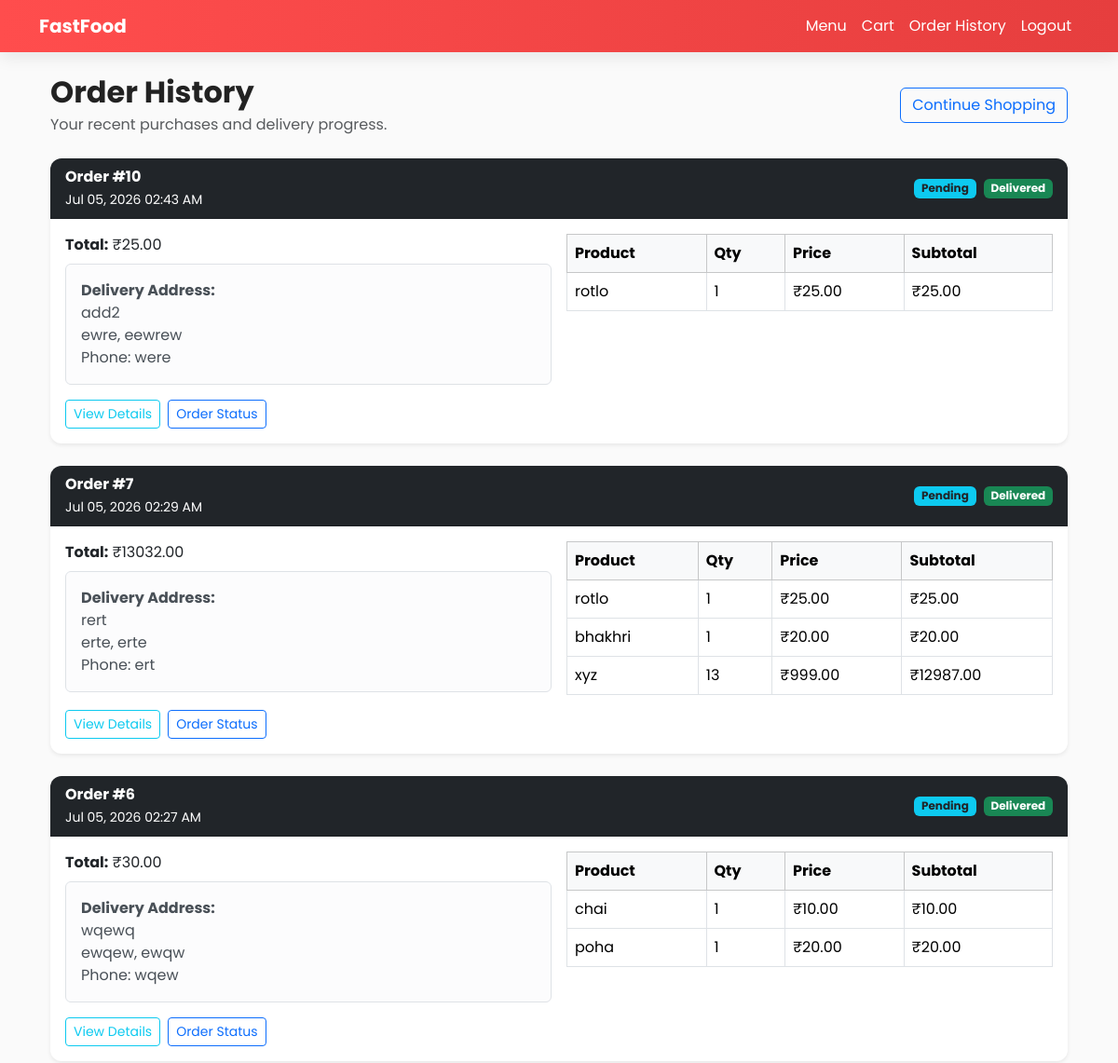
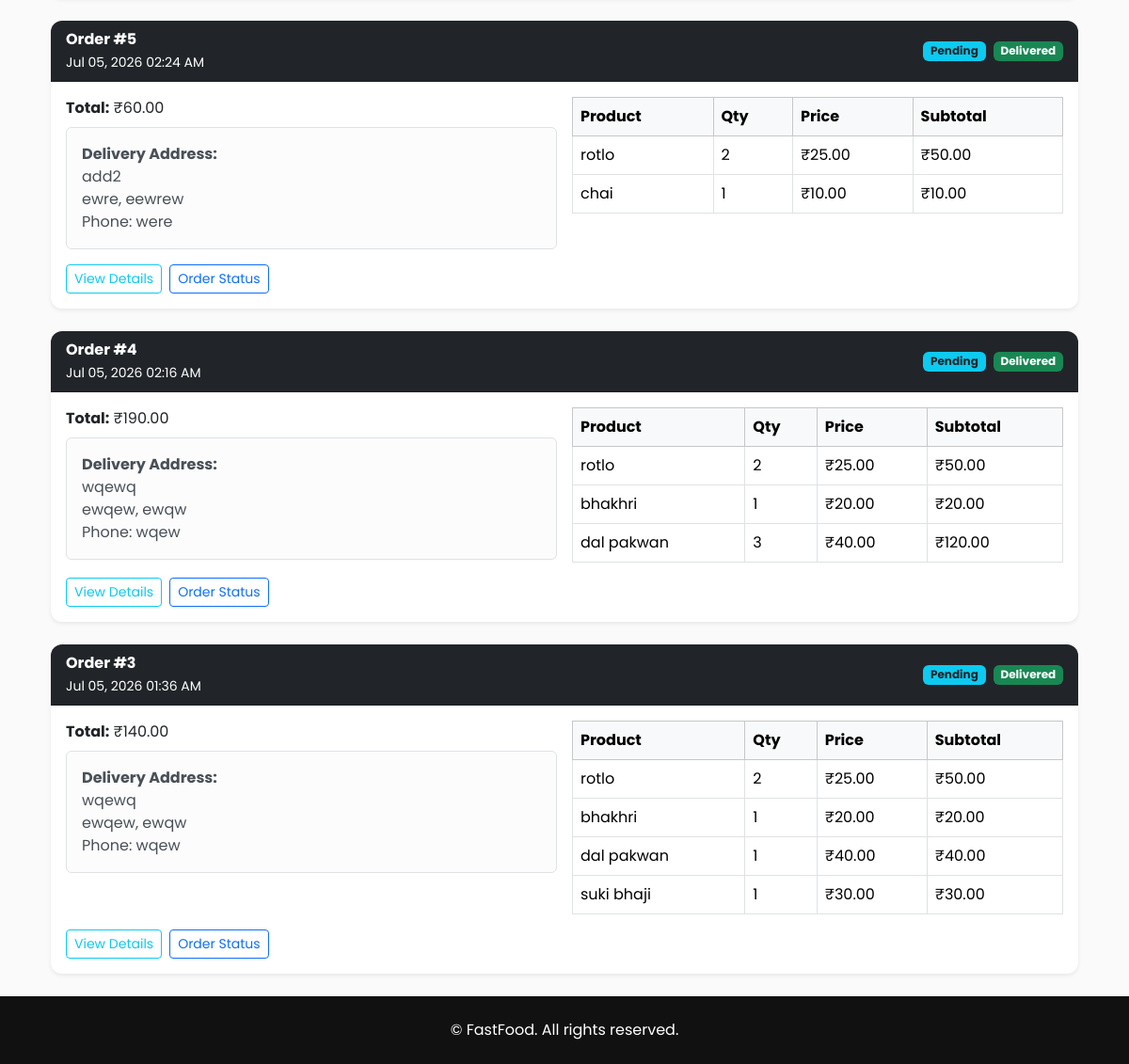
The page /order-history/ (signed in) on the database its author committed (2 pictures, top to bottom).
### food_app/models.py (models this page shows, shortened)
class Order(models.Model):
    user = models.ForeignKey(User, on_delete=models.CASCADE)
    cart = models.ForeignKey(Cart, on_delete=models.SET_NULL, null=True, blank=True)
    total = models.DecimalField(max_digits=10, decimal_places=2)
    created_at = models.DateTimeField(default=timezone.now)
    status = models.CharField(max_length=20, default="Pending")
    delivery_address = models.ForeignKey(DeliveryAddress, on_delete=models.SET_NULL, null=True, blank=True)

class Delivery(models.Model):
    STATUS_CHOICES = [
        ('pending', 'Pending Assignment'),
        ('assigned', 'Assigned'),
        ('picked_up', 'Picked Up'),
        ('in_transit', 'In Transit'),
        ('delivered', 'Delivered'),
        ('cancelled', 'Cancelled'),
    ]
    order = models.OneToOneField(Order, on_delete=models.CASCADE, related_name="delivery")
    delivery_person = models.ForeignKey(DeliveryPerson, on_delete=models.SET_NULL, null=True, blank=True, related_name="deliveries")
    status = models.CharField(max_length=20, choices=STATUS_CHOICES, default='pending')
    estimated_delivery_time = models.DateTimeField(blank=True, null=True)
    actual_delivery_time = models.DateTimeField(blank=True, null=True)
    created_at = models.DateTimeField(default=timezone.now)
    updated_at = models.DateTimeField(auto_now=True)
    class Meta:
        verbose_name_plural = "Deliveries"

class DeliveryAddress(models.Model):
    user = models.ForeignKey(User, on_delete=models.CASCADE, related_name="delivery_addresses")
    street_address = models.CharField(max_length=255)
    city = models.CharField(max_length=100)
    postal_code = models.CharField(max_length=20)
    phone = models.CharField(max_length=20)
    latitude = models.FloatField(blank=True, null=True)
    longitude = models.FloatField(blank=True, null=True)
    is_default = models.BooleanField(default=False)
    created_at = models.DateTimeField(default=timezone.now)
    class Meta:
        verbose_name_plural = "Delivery Addresses"

class OrderItem(models.Model):
    order = models.ForeignKey(Order, on_delete=models.CASCADE, related_name="items")
    product = models.ForeignKey(Product, on_delete=models.SET_NULL, null=True)
    quantity = models.PositiveIntegerField()
    price = models.DecimalField(max_digits=10, decimal_places=2)
    @property
    def subtotal(self):
        return self.quantity * self.price

class Product(models.Model):
    category = models.ForeignKey(Category, on_delete=models.CASCADE, related_name="products")
    name = models.CharField(max_length=255)
    description = models.TextField(blank=True)
    price = models.DecimalField(max_digits=10, decimal_places=2)
    image = models.ImageField(upload_to='products/', blank=True, null=True)
    available = models.BooleanField(default=True)

### food_app/views.py (the view)
# urls.py: path("order-history/", views.order_history, name="order_history"),
@login_required(login_url="login")
def order_history(request):
    orders = request.user.order_set.all().order_by('-created_at')
    return render(request, "food_app/order_history.html", {
        "orders": orders
    })

### food_app/templates/food_app/order_history.html (shortened to what this page needs)
{% extends 'food_app/base.html' %}
{% block content %}
<div class="container mt-4">
    <div class="d-flex justify-content-between align-items-center mb-4">
        <div>
            <h2 class="fw-bold mb-1">Order History</h2>
            <p class="text-muted mb-0">Your recent purchases and delivery progress.</p>
        </div>
        <a href="{% url 'product_list' %}" class="btn btn-outline-primary">Continue Shopping</a>
    </div>
    {% if orders %}
        {% for order in orders %}
        <div class="card shadow-sm border-0 mb-4">
            <div class="card-header bg-dark text-white d-flex justify-content-between align-items-center">
                <div>
                    <strong>Order #{{ order.id }}</strong><br>
                    <small>{{ order.created_at|date:"M d, Y h:i A" }}</small>
                </div>
                <div class="d-flex gap-2 flex-wrap justify-content-end">
                    <span class="badge bg-info text-dark">{{ order.status }}</span>
                    {% if order.delivery %}
                        <span class="badge {% if order.delivery.status == 'delivered' %}bg-success{% elif order.delivery.status == 'cancelled' %}bg-danger{% else %}bg-warning text-dark{% endif %}">
                            {{ order.delivery.get_status_display }}
                        </span>
                    {% endif %}
                </div>
            </div>
            <div class="card-body">
                <div class="row g-3">
                    <div class="col-md-6">
                        <p class="mb-2"><strong>Total:</strong> ₹{{ order.total }}</p>
                        {% if order.delivery_address %}
                        <div class="alert alert-light border mb-0">
                            <strong>Delivery Address:</strong><br>
                            {{ order.delivery_address.street_address }}<br>
                            {{ order.delivery_address.city }}, {{ order.delivery_address.postal_code }}<br>
                            Phone: {{ order.delivery_address.phone }}
                        </div>
                        {% endif %}
                    </div>
                    <div class="col-md-6">
                        <div class="table-responsive">
                            <table class="table table-bordered align-middle mb-0">
                                <thead class="table-light">
                                    <tr>
                                        <th>Product</th>
                                        <th>Qty</th>
                                        <th>Price</th>
                                        <th>Subtotal</th>
                                    </tr>
                                </thead>
                                <tbody>
                                    {% for item in order.items.all %}
                                    <tr>
                                        <td>{{ item.product.name }}</td>
                                        <td>{{ item.quantity }}</td>
                                        <td>₹{{ item.price }}</td>
                                        <td>₹{{ item.subtotal }}</td>
                                    </tr>
                                    {% endfor %}
                                </tbody>
                            </table>
                        </div>
                    </div>
                </div>
                <div class="mt-3 d-flex gap-2 flex-wrap">
                    <a href="{% url 'order_detail' order.id %}" class="btn btn-sm btn-outline-info" data-async-page="{% url 'order_detail' order.id %}" data-modal-title="Order #{{ order.id }}">View Details</a>
                    <a href="{% url 'order_status' order.id %}" class="btn btn-sm btn-outline-primary" data-async-page="{% url 'order_status' order.id %}" data-modal-title="Order Status #{{ order.id }}">Order Status</a>
                </div>
            </div>
        </div>
        {% endfor %}
    {% else %}
        <div class="alert alert-info mt-4 shadow-sm border-0">
            <p class="mb-0">No orders found. <a href="{% url 'product_list' %}" class="fw-semibold">Start shopping now!</a></p>
        </div>
    {% endif %}
</div>
{% endblock %}

### food_app/templates/food_app/base.html (style rules this page uses)
:root { --brand:#ff4d4d; --brand-dark:#e63e3e; }
body { font-family: "Poppins"; background:#fafafa; color:#222; }
.card { border-radius:12px; overflow:hidden; transition:.2s; }

### rows shown on the page
Order: id "10", created_at "Jul 05, 2026 02:43 AM", status "Pending", delivery.status "Delivered", total "25.00", delivery_address.street_address "add2", delivery_address.city "ewre", delivery_address.postal_code "eewrew", delivery_address.phone "were"
OrderItem: product.name "rotlo", quantity "1", price "25.00", subtotal "25.00"
Order: id "7", created_at "Jul 05, 2026 02:29 AM", status "Pending", delivery.status "Delivered", total "13032.00", delivery_address.street_address "rert", delivery_address.city "erte", delivery_address.postal_code "erte", delivery_address.phone "ert"
OrderItem: product.name "rotlo", quantity "1", price "25.00", subtotal "25.00"
OrderItem: product.name "bhakhri", quantity "1", price "20.00", subtotal "20.00"
OrderItem: product.name "xyz", quantity "13", price "999.00", subtotal "12987.00"
Order: id "6", created_at "Jul 05, 2026 02:27 AM", status "Pending", delivery.status "Delivered", total "30.00", delivery_address.street_address "wqewq", delivery_address.city "ewqew", delivery_address.postal_code "ewqw", delivery_address.phone "wqew"
OrderItem: product.name "chai", quantity "1", price "10.00", subtotal "10.00"
OrderItem: product.name "poha", quantity "1", price "20.00", subtotal "20.00"
Order: id "5", created_at "Jul 05, 2026 02:24 AM", status "Pending", delivery.status "Delivered", total "60.00", delivery_address.street_address "add2", delivery_address.city "ewre", delivery_address.postal_code "eewrew", delivery_address.phone "were"
OrderItem: product.name "rotlo", quantity "2", price "25.00", subtotal "50.00"
OrderItem: product.name "chai", quantity "1", price "10.00", subtotal "10.00"
Order: id "4", created_at "Jul 05, 2026 02:16 AM", status "Pending", delivery.status "Delivered", total "190.00", delivery_address.street_address "wqewq", delivery_address.city "ewqew", delivery_address.postal_code "ewqw", delivery_address.phone "wqew"
OrderItem: product.name "rotlo", quantity "2", price "25.00", subtotal "50.00"
OrderItem: product.name "bhakhri", quantity "1", price "20.00", subtotal "20.00"
OrderItem: product.name "dal pakwan", quantity "3", price "40.00", subtotal "120.00"
Order: id "3", created_at "Jul 05, 2026 01:36 AM", status "Pending", delivery.status "Delivered", total "140.00", delivery_address.street_address "wqewq", delivery_address.city "ewqew", delivery_address.postal_code "ewqw", delivery_address.phone "wqew"
OrderItem: product.name "rotlo", quantity "2", price "25.00", subtotal "50.00"
OrderItem: product.name "bhakhri", quantity "1", price "20.00", subtotal "20.00"
OrderItem: product.name "dal pakwan", quantity "1", price "40.00", subtotal "40.00"
OrderItem: product.name "suki bhaji", quantity "1", price "30.00", subtotal "30.00"
